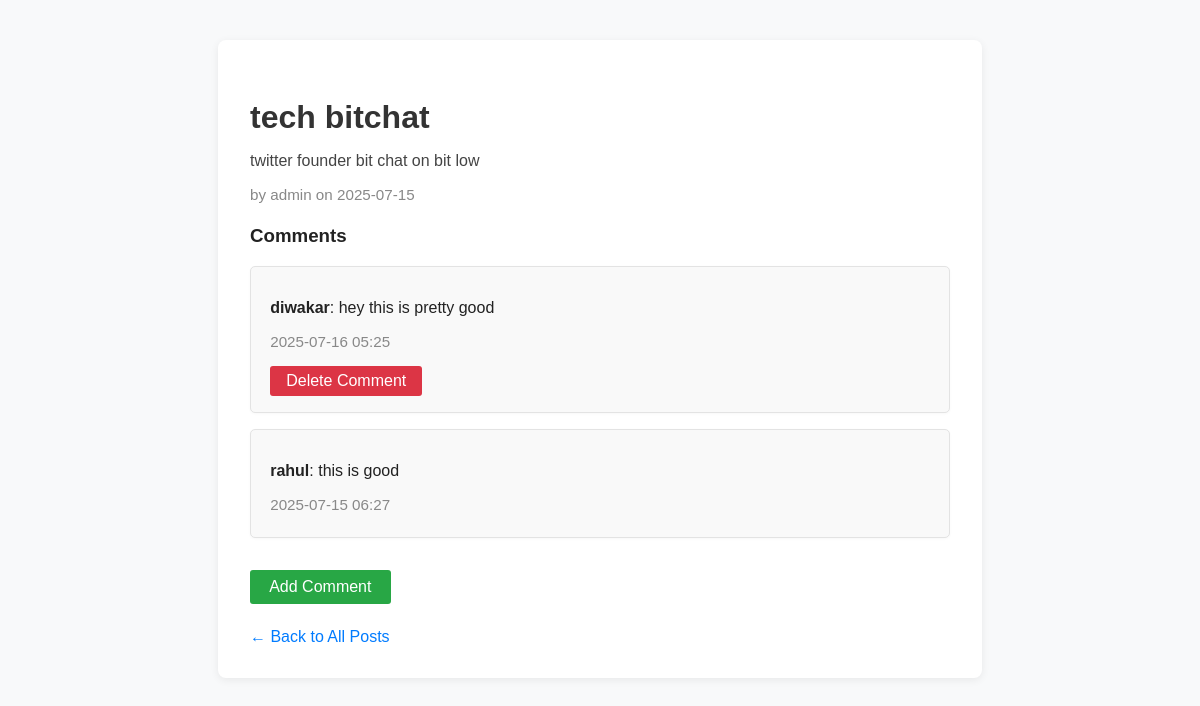
The app's page /post/1/ (signed in) with its own data.
### secureblog/models.py (models this page shows, shortened)
class Post(models.Model):
    title = models.CharField(max_length=200)
    content = models.TextField()
    created_at = models.DateTimeField(auto_now_add=True)
    last_modified = models.DateTimeField(auto_now=True)
    author = models.ForeignKey(User, on_delete=models.CASCADE)
    categories = models.ManyToManyField("Category", related_name="posts")
    is_published = models.BooleanField(default=True)  # <-- Add this field
    class Meta:
        ordering = ['-created_at']

class Comment(models.Model):
    author = models.ForeignKey(User, on_delete=models.CASCADE)
    body = models.TextField()
    created_on = models.DateTimeField(auto_now_add=True)
    post = models.ForeignKey("Post", on_delete=models.CASCADE)
    class Meta:
        ordering = ['-created_on']

### secureblog/views.py (the view)
class PostDetailView(DetailView):
    model = Post
    template_name = 'secureblog/post_detail.html'
    context_object_name = 'object'  # Fix for template compatibility

### secureblog/templates/secureblog/post_detail.html (shortened to what this page needs)
<!DOCTYPE html>
<html lang="en">
  <head>
  </head>
  <body>
    <div class="container">
      <h2 class="post-title">{{ object.title }}</h2>
      <p class="post-content">{{ object.content }}</p>
      <p class="post-meta">
        by {{ object.author }} on {{ object.created_at|date:"Y-m-d" }}
      </p>
      <h3>Comments</h3>
      {% for comment in object.comment_set.all %}
      <div class="comment-container">
        <p><strong>{{ comment.author }}</strong>: {{ comment.body }}</p>
        <p class="comment-meta">{{ comment.created_on|date:"Y-m-d H:i" }}</p>
        {% if user == comment.author %}
        <form
          method="post"
          action="{% url 'delete_comment' comment.pk %}"
          onsubmit="return confirm('Are you sure you want to delete this comment?');"
        >
          <button type="submit" class="comment-delete-button">
            Delete Comment
          </button>
        </form>
        {% endif %}
      </div>
      {% empty %}
      <p>No comments yet.</p>
      {% endfor %} {% if user.is_authenticated %}
      <div>
        <a href="{% url 'add_comment' object.pk %}" class="add-comment-button"
          >Add Comment</a
        >
      </div>
      {% endif %}
      <div>
        <a href="{% url 'post_list' %}" class="back-link"
          >← Back to All Posts</a
        >
      </div>
    </div>
  </body>
</html>

### secureblog/templates/secureblog/post_detail.html (style rules this page uses)
body { background: #f8f9fa; font-family: Arial, sans-serif; color: #222; margin: 0; }
.container { max-width: 700px; margin: 40px auto; padding: 2em; background: #fff; border-radius: 8px; box-shadow: 0 2px 8px rgba(0, 0, 0, 0.07); }
.post-title { color: #333; font-size: 2em; margin-bottom: 0.3em; }
.post-content { margin: 1em 0; color: #444; }
.post-meta { color: #888; font-size: 0.95em; margin-bottom: 1.5em; }
.comment-container { background: #f9f9f9; border: 1px solid #e3e3e3; border-radius: 5px; padding: 1em 1.2em; margin: 1em 0; box-shadow: 0 1px 3px rgba(0, 0, 0, 0.03); }
.comment-meta { color: #888; font-size: 0.95em; margin-bottom: 0.5em; }
.comment-delete-button { background: #dc3545; color: #fff; border: none; border-radius: 3px; padding: 0.4em 1em; font-size: 1em; font-weight: 500; cursor: pointer; margin-top: 0.5em; transition: background 0.2s; }
.add-comment-button { background: #28a745; color: #fff; border: none; border-radius: 3px; padding: 0.5em 1.2em; font-size: 1em; font-weight: 500; cursor: pointer; margin-top: 1em; transition: background 0.2s; text-decoration: none; display: inline-block; }
.back-link { display: inline-block; margin-top: 1.5em; color: #007bff; font-weight: 500; text-decoration: none; }

### records on screen
Post: title "tech bitchat", content "twitter founder bit chat on bit low", author "admin", created_at "2025-07-15"
Comment: author "diwakar", body "hey this is pretty good", created_on "2025-07-16 05:25", shows "Delete Comment"
Comment: author "rahul", body "this is good", created_on "2025-07-15 06:27"
